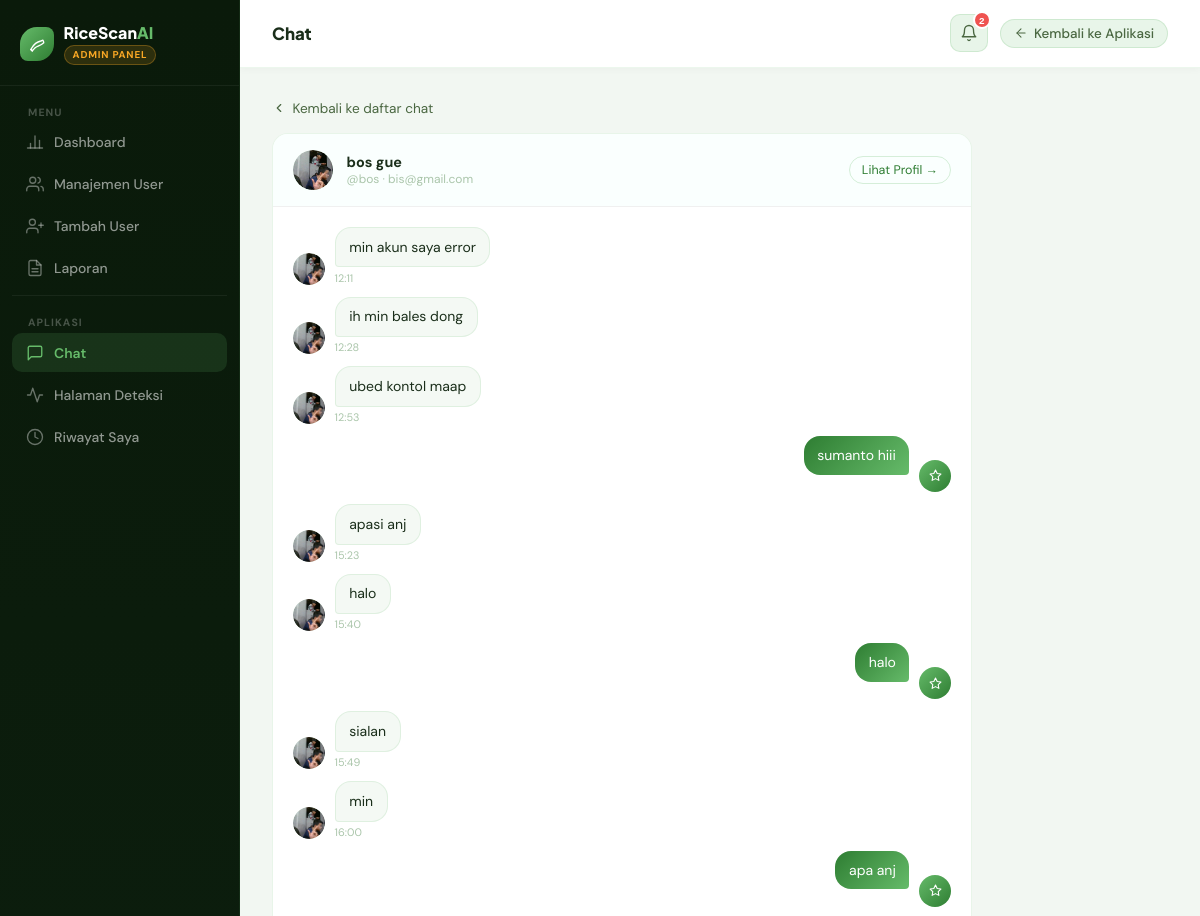
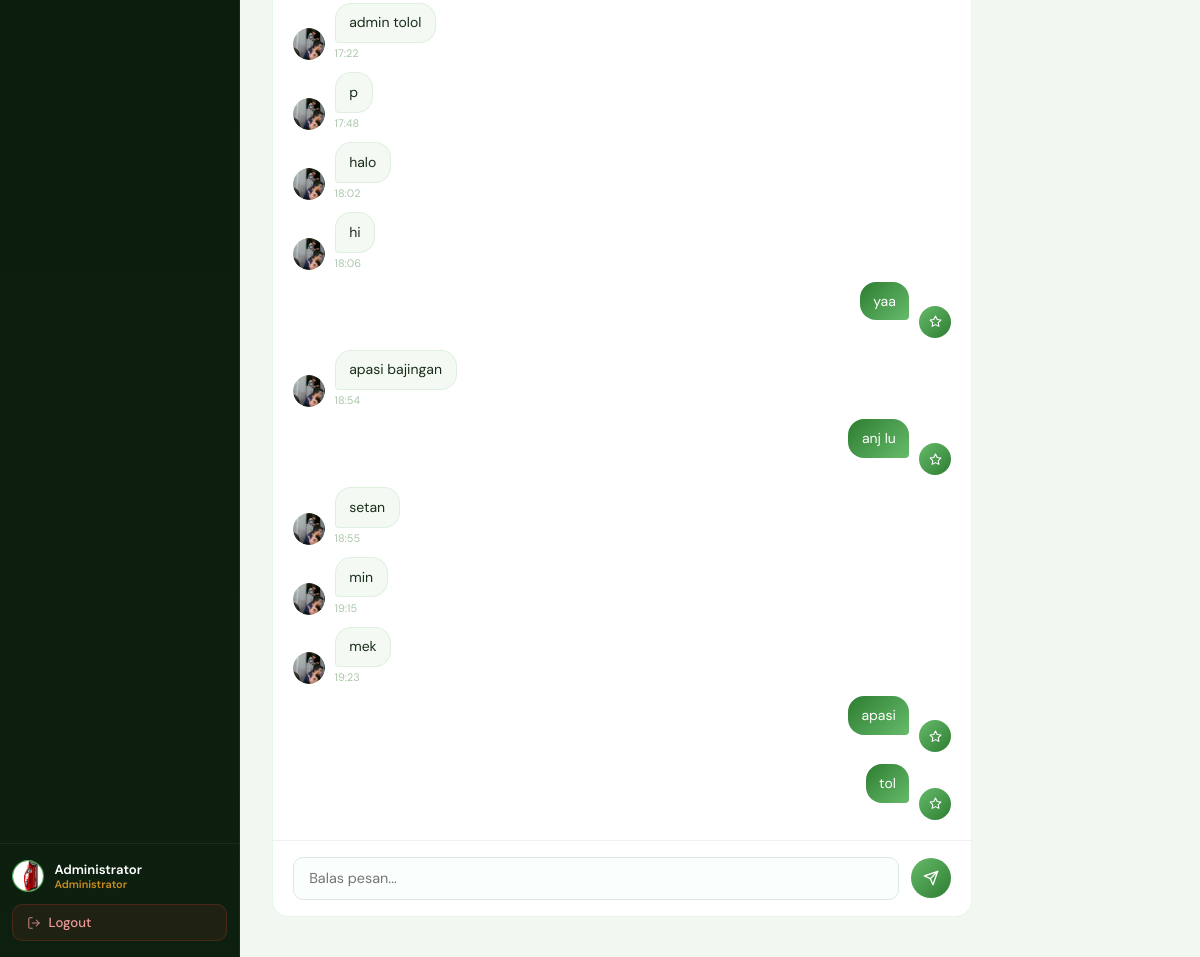
The page /admin/chat/7 (signed in) on the database its author committed (2 pictures, top to bottom).
### app.py (models this page shows, shortened)
class User(UserMixin, db.Model):
    __tablename__ = 'users'
    id            = db.Column(db.Integer,     primary_key=True)
    nama          = db.Column(db.String(100), nullable=False)
    username      = db.Column(db.String(50),  unique=True, nullable=False)
    email         = db.Column(db.String(120), unique=True, nullable=False)
    password_hash = db.Column(db.String(256), nullable=True)   # nullable → Google users tidak punya password
    role          = db.Column(db.String(20),  nullable=False, default='user')
    foto_profil   = db.Column(db.String(120), nullable=True, default=None)
    google_id     = db.Column(db.String(120), nullable=True, unique=True)
    google_avatar = db.Column(db.String(500), nullable=True)
    _is_active    = db.Column('is_active', db.Boolean, nullable=False, default=True)
    created_at    = db.Column(db.DateTime, default=now_wib)
    riwayat = db.relationship('RiwayatDeteksi', backref='user', lazy=True, cascade='all, delete-orphan')
    @property
    def is_admin(self):
        return self.role == 'admin'
    @property
    def is_active(self):
        return bool(self._is_active)
    @is_active.setter
    def is_active(self, value):
        self._is_active = value
    def avatar_url(self):
        if self.foto_profil:
            return url_for('static', filename=f'uploads/avatars/{self.foto_profil}')
        if self.google_avatar:
            return self.google_avatar
        return None

class ChatMessage(db.Model):
    __tablename__ = 'chat_messages'
    id         = db.Column(db.Integer,  primary_key=True)
    user_id    = db.Column(db.Integer,  db.ForeignKey('users.id'), nullable=False)
    sender     = db.Column(db.String(10), nullable=False)   # 'user' or 'admin'
    message    = db.Column(db.Text,     nullable=False)
    created_at = db.Column(db.DateTime, default=now_wib)
    is_read    = db.Column(db.Boolean,  default=False)
    user       = db.relationship('User', backref=db.backref('chats', lazy=True))

### app.py (the view)
@app.route('/admin/chat/<int:user_id>')
@login_required
def admin_chat_detail(user_id):
    if not current_user.is_admin:
        return redirect(url_for('index'))
    target = db.session.get(User, user_id)
    if not target:
        return redirect(url_for('admin_chat_list'))
    messages = ChatMessage.query.filter_by(user_id=user_id)\
               .order_by(ChatMessage.created_at.asc()).all()
    ChatMessage.query.filter_by(user_id=user_id, sender='user', is_read=False)\
               .update({'is_read': True})
    db.session.commit()
    return render_template('admin/chat_detail.html', target=target, messages=messages)

### app.py (called while the page is built)
@login_manager.user_loader
def load_user(user_id):
    return db.session.get(User, int(user_id))

### templates/admin/chat_detail.html (shortened to what this page needs)
{% extends 'admin/base.html' %}
{% block topbar_title %}Chat{% endblock %}
{% block content %}
<div class="chat-wrap">
  <a href="{{ url_for('admin_chat_list') }}" class="chat-back">
    <svg width="14" height="14" viewBox="0 0 24 24" fill="none" stroke="currentColor" stroke-width="2" stroke-linecap="round" stroke-linejoin="round"><polyline points="15 18 9 12 15 6"/></svg>
    Kembali ke daftar chat
  </a>
  <div class="chat-card">
    <div class="chat-card-header">
      <div class="chat-target-avatar" style="overflow:hidden">
        {% if target.avatar_url() %}
          <img src="{{ target.avatar_url() }}" alt="{{ target.nama }}" style="width:100%;height:100%;object-fit:cover;border-radius:50%">
        {% else %}
          <svg width="18" height="18" viewBox="0 0 24 24" fill="none" stroke="currentColor" stroke-width="1.8" stroke-linecap="round" stroke-linejoin="round"><path d="M20 21v-2a4 4 0 0 0-4-4H8a4 4 0 0 0-4 4v2"/><circle cx="12" cy="7" r="4"/></svg>
        {% endif %}
      </div>
      <div>
        <div class="chat-target-name">{{ target.nama }}</div>
        <div class="chat-target-sub">@{{ target.username }} · {{ target.email }}</div>
      </div>
      <a href="{{ url_for('admin_user_detail', user_id=target.id) }}" style="margin-left:auto;font-size:.78rem;color:var(--gm);text-decoration:none;border:1px solid rgba(102,187,106,.25);padding:.3rem .75rem;border-radius:20px">
        Lihat Profil →
      </a>
    </div>
    <div class="chat-messages" id="chatBox">
      {% if messages %}
        {% for m in messages %}
        <div class="msg-row {{ 'admin-row' if m.sender == 'admin' else 'user-row' }}" data-id="{{ m.id }}">
          <div class="msg-avatar {{ 'admin-av' if m.sender == 'admin' else 'user-av' }}">
            {% if m.sender == 'admin' %}
              <svg width="13" height="13" viewBox="0 0 24 24" fill="none" stroke="currentColor" stroke-width="2" stroke-linecap="round" stroke-linejoin="round"><path d="M12 2l3.09 6.26L22 9.27l-5 4.87 1.18 6.88L12 17.77l-6.18 3.25L7 14.14 2 9.27l6.91-1.01L12 2z"/></svg>
            {% else %}
              {% if target.avatar_url() %}
                <img src="{{ target.avatar_url() }}" alt="{{ target.nama }}">
              {% else %}
                <svg width="13" height="13" viewBox="0 0 24 24" fill="none" stroke="currentColor" stroke-width="2" stroke-linecap="round" stroke-linejoin="round"><path d="M20 21v-2a4 4 0 0 0-4-4H8a4 4 0 0 0-4 4v2"/><circle cx="12" cy="7" r="4"/></svg>
              {% endif %}
            {% endif %}
          </div>
          <div class="msg-wrapper">
            <div class="msg-bubble" id="bubble-{{ m.id }}">{{ m.message }}</div>
            <div class="msg-time">{{ m.created_at.strftime('%H:%M') }}</div>
          </div>
        </div>
        {% endfor %}
      {% endif %}
    </div>
    <div class="chat-input-bar">
      <input type="text" class="chat-input" id="adminChatInput" placeholder="Balas pesan..." maxlength="1000" autocomplete="off">
      <button class="chat-send-btn" id="adminChatSend">
        <svg width="16" height="16" viewBox="0 0 24 24" fill="none" stroke="currentColor" stroke-width="2" stroke-linecap="round" stroke-linejoin="round"><line x1="22" y1="2" x2="11" y2="13"/><polygon points="22 2 15 22 11 13 2 9 22 2"/></svg>
      </button>
    </div>
  </div>
</div>
{% endblock %}

### templates/admin/base.html (shortened to what this page needs)
<!DOCTYPE html>
<html lang="id">
<head>
</head>
<body>
<aside class="sidebar">
  <div class="sb-brand">
    <div class="sb-brand-ico">
    </div>
    <div>
      <div class="sb-brand-txt">RiceScan<span>AI</span></div>
      <div class="sb-badge">Admin Panel</div>
    </div>
  </div>
  <nav class="sb-nav">
    <div class="sb-section">Menu</div>
    <a href="{{ url_for('admin_dashboard') }}"
       class="sb-link {% if request.endpoint == 'admin_dashboard' %}active{% endif %}">
      <svg class="ico" viewBox="0 0 24 24" fill="none" stroke="currentColor" stroke-width="1.8" stroke-linecap="round" stroke-linejoin="round"><line x1="18" y1="20" x2="18" y2="10"/><line x1="12" y1="20" x2="12" y2="4"/><line x1="6" y1="20" x2="6" y2="14"/><line x1="2" y1="20" x2="22" y2="20"/></svg>
      Dashboard
    </a>
    <a href="{{ url_for('admin_users') }}"
       class="sb-link {% if 'admin_user' in request.endpoint %}active{% endif %}">
      <svg class="ico" viewBox="0 0 24 24" fill="none" stroke="currentColor" stroke-width="1.8" stroke-linecap="round" stroke-linejoin="round"><path d="M17 21v-2a4 4 0 0 0-4-4H5a4 4 0 0 0-4 4v2"/><circle cx="9" cy="7" r="4"/><path d="M23 21v-2a4 4 0 0 0-3-3.87"/><path d="M16 3.13a4 4 0 0 1 0 7.75"/></svg>
      Manajemen User
    </a>
    <a href="{{ url_for('admin_tambah_user') }}"
       class="sb-link {% if request.endpoint == 'admin_tambah_user' %}active{% endif %}">
      <svg class="ico" viewBox="0 0 24 24" fill="none" stroke="currentColor" stroke-width="1.8" stroke-linecap="round" stroke-linejoin="round"><path d="M16 21v-2a4 4 0 0 0-4-4H5a4 4 0 0 0-4 4v2"/><circle cx="8.5" cy="7" r="4"/><line x1="20" y1="8" x2="20" y2="14"/><line x1="23" y1="11" x2="17" y2="11"/></svg>
      Tambah User
    </a>
    <a href="{{ url_for('admin_laporan') }}"
       class="sb-link {% if request.endpoint == 'admin_laporan' %}active{% endif %}">
      Laporan
    </a>
    <div class="sb-divider"></div>
    <div class="sb-section">Aplikasi</div>
    <a href="{{ url_for('admin_chat_list') }}"
       class="sb-link {% if 'chat' in request.endpoint %}active{% endif %}" style="position:relative">
      <svg class="ico" viewBox="0 0 24 24" fill="none" stroke="currentColor" stroke-width="1.8" stroke-linecap="round" stroke-linejoin="round"><path d="M21 15a2 2 0 0 1-2 2H7l-4 4V5a2 2 0 0 1 2-2h14a2 2 0 0 1 2 2z"/></svg>
      Chat
    </a>
    <a href="{{ url_for('index') }}" class="sb-link">
      <svg class="ico" viewBox="0 0 24 24" fill="none" stroke="currentColor" stroke-width="1.8" stroke-linecap="round" stroke-linejoin="round"><polyline points="22 12 18 12 15 21 9 3 6 12 2 12"/></svg>
      Halaman Deteksi
    </a>
    <a href="{{ url_for('riwayat') }}" class="sb-link">
      <svg class="ico" viewBox="0 0 24 24" fill="none" stroke="currentColor" stroke-width="1.8" stroke-linecap="round" stroke-linejoin="round"><circle cx="12" cy="12" r="10"/><polyline points="12 6 12 12 16 14"/></svg>
      Riwayat Saya
    </a>
  </nav>
  <div class="sb-bottom">
    <div class="sb-user">
      <div class="sb-user-ico">
        {% if current_user.avatar_url() %}
          <img src="{{ current_user.avatar_url() }}" alt="{{ current_user.nama }}" style="width:100%;height:100%;object-fit:cover;border-radius:50%">
        {% else %}
          <svg width="16" height="16" viewBox="0 0 24 24" fill="none" stroke="currentColor" stroke-width="1.8" stroke-linecap="round" stroke-linejoin="round"><path d="M20 21v-2a4 4 0 0 0-4-4H8a4 4 0 0 0-4 4v2"/><circle cx="12" cy="7" r="4"/></svg>
        {% endif %}
      </div>
      <div>
        <div class="sb-user-name">{{ current_user.nama }}</div>
        <div class="sb-user-role">Administrator</div>
      </div>
    </div>
    <a href="#" class="sb-logout" id="sidebarLogoutBtn">
      <svg width="14" height="14" viewBox="0 0 24 24" fill="none" stroke="currentColor" stroke-width="1.8" stroke-linecap="round" stroke-linejoin="round"><path d="M9 21H5a2 2 0 0 1-2-2V5a2 2 0 0 1 2-2h4"/><polyline points="16 17 21 12 16 7"/><line x1="21" y1="12" x2="9" y2="12"/></svg>
      Logout
    </a>
  </div>
</aside>
<div class="layout">
  <div class="topbar">
    <div class="topbar-title">{% block topbar_title %}Admin Panel{% endblock %}</div>
    <div class="topbar-right">
      <div class="notif-wrap" id="adminNotifWrap">
        <button class="notif-btn" id="adminNotifBtn" onclick="toggleAdminNotif()" title="Notifikasi">
          <svg width="18" height="18" viewBox="0 0 24 24" fill="none" stroke="currentColor" stroke-width="1.8" stroke-linecap="round" stroke-linejoin="round"><path d="M18 8A6 6 0 0 0 6 8c0 7-3 9-3 9h18s-3-2-3-9"/><path d="M13.73 21a2 2 0 0 1-3.46 0"/></svg>
          <span class="notif-badge" id="adminNotifBadge" style="display:none"></span>
        </button>
      </div>
      <a href="{{ url_for('index') }}" class="topbar-back">
        <svg width="14" height="14" viewBox="0 0 24 24" fill="none" stroke="currentColor" stroke-width="1.8" stroke-linecap="round" stroke-linejoin="round"><line x1="19" y1="12" x2="5" y2="12"/><polyline points="12 19 5 12 12 5"/></svg>
        Kembali ke Aplikasi
      </a>
    </div>
  </div>
  <div class="content">
    <div class="content-inner">
      {% block content %}{% endblock %}
    </div>
  </div>
</div>
</body>
</html>

### templates/admin/chat_detail.html (style rules this page uses)
.chat-wrap { max-width:700px;display:flex;flex-direction:column;height:calc(100vh - 140px) }
.chat-back { display:inline-flex;align-items:center;gap:.4rem;color:var(--mu);font-size:.85rem; text-decoration:none;margin-bottom:1rem;transition:color .2s }
.chat-card { flex:1;display:flex;flex-direction:column;background:#fff;border-radius:16px; border:1px solid rgba(102,187,106,.15);overflow:hidden }
.chat-card-header { padding:1rem 1.25rem;border-bottom:1px solid #f0f0f0;display:flex;align-items:center;gap:.85rem;background:#fafffe }
.chat-target-avatar { width:40px;height:40px;border-radius:50%;background:linear-gradient(135deg,#e8f5e9,#c8e6c9); display:flex;align-items:center;justify-content:center;color:var(--gm) }
.chat-target-name { font-weight:700;font-size:.9rem;color:var(--tx) }
.chat-target-sub { font-size:.75rem;color:#aac5aa }
.chat-messages { flex:1;overflow-y:auto;padding:1.25rem;display:flex;flex-direction:column; gap:.75rem;scroll-behavior:smooth;min-height:300px;max-height:calc(100vh - 310px) }
.msg-row { display:flex;gap:.6rem;align-items:flex-end;max-width:78% }
.msg-row.admin-row { align-self:flex-end;flex-direction:row-reverse }
.msg-row.user-row { align-self:flex-start }
.msg-avatar { width:32px;height:32px;border-radius:50%;flex-shrink:0;display:flex;align-items:center;justify-content:center;overflow:hidden }
.msg-avatar img { width:100%;height:100%;object-fit:cover;border-radius:50%;display:block }
.msg-avatar.admin-av { background:linear-gradient(135deg,#66bb6a,#2e7d32);color:#fff }
.msg-avatar.user-av { background:#e8f5e9;color:var(--gm) }
.msg-bubble { padding:.55rem .85rem;border-radius:16px;font-size:.875rem;line-height:1.5;max-width:100%;word-break:break-word }
.admin-row .msg-bubble { background:linear-gradient(135deg,#2e7d32,#66bb6a);color:#fff;border-radius:16px 16px 4px 16px }
.user-row .msg-bubble { background:#f4f9f4;color:var(--tx);border-radius:16px 16px 16px 4px;border:1px solid rgba(102,187,106,.15) }
.msg-time { font-size:.68rem;color:rgba(255,255,255,.65);margin-top:.2rem;text-align:right }
.user-row .msg-time { color:#aac5aa;text-align:left }
.chat-input-bar { padding:1rem 1.25rem;border-top:1px solid #f0f0f0;display:flex;gap:.75rem;align-items:center }
.chat-input { flex:1;padding:.65rem 1rem;border:1.5px solid rgba(102,187,106,.2);border-radius:20px; font-family:'DM Sans',sans-serif;font-size:.88rem;outline:none;transition:border-color .2s }
.chat-send-btn { width:40px;height:40px;border-radius:50%;background:linear-gradient(135deg,#66bb6a,#2e7d32); border:none;cursor:pointer;display:flex;align-items:center;justify-content:center;color:#fff;transition:all .2s }
.msg-wrapper { position:relative }

### rows shown on the page
User: avatar_url (picture), nama "Administrator"
User: avatar_url (picture), nama "bos gue", username "bos", email "bis@gmail.com"
ChatMessage: avatar_url (picture), message "min akun saya error", created_at "12:11"
ChatMessage: avatar_url (picture), message "ih min bales dong", created_at "12:28"
ChatMessage: avatar_url (picture), message "ubed kontol maap", created_at "12:53"
ChatMessage: sender "admin" (drawn), message "sumanto hiii"
ChatMessage: avatar_url (picture), message "apasi anj", created_at "15:23"
ChatMessage: avatar_url (picture), message "halo", created_at "15:40"
ChatMessage: sender "admin" (drawn), message "halo"
ChatMessage: avatar_url (picture), message "sialan", created_at "15:49"
ChatMessage: avatar_url (picture), message "min", created_at "16:00"
ChatMessage: sender "admin" (drawn), message "apa anj"
ChatMessage: avatar_url (picture), message "admin tolol", created_at "17:22"
ChatMessage: avatar_url (picture), message "p", created_at "17:48"
ChatMessage: avatar_url (picture), message "halo", created_at "18:02"
ChatMessage: avatar_url (picture), message "hi", created_at "18:06"
ChatMessage: sender "admin" (drawn), message "yaa"
ChatMessage: avatar_url (picture), message "apasi bajingan", created_at "18:54"
ChatMessage: sender "admin" (drawn), message "anj lu"
ChatMessage: avatar_url (picture), message "setan", created_at "18:55"
ChatMessage: avatar_url (picture), message "min", created_at "19:15"
ChatMessage: avatar_url (picture), message "mek", created_at "19:23"
ChatMessage: sender "admin" (drawn), message "apasi"
ChatMessage: sender "admin" (drawn), message "tol"
